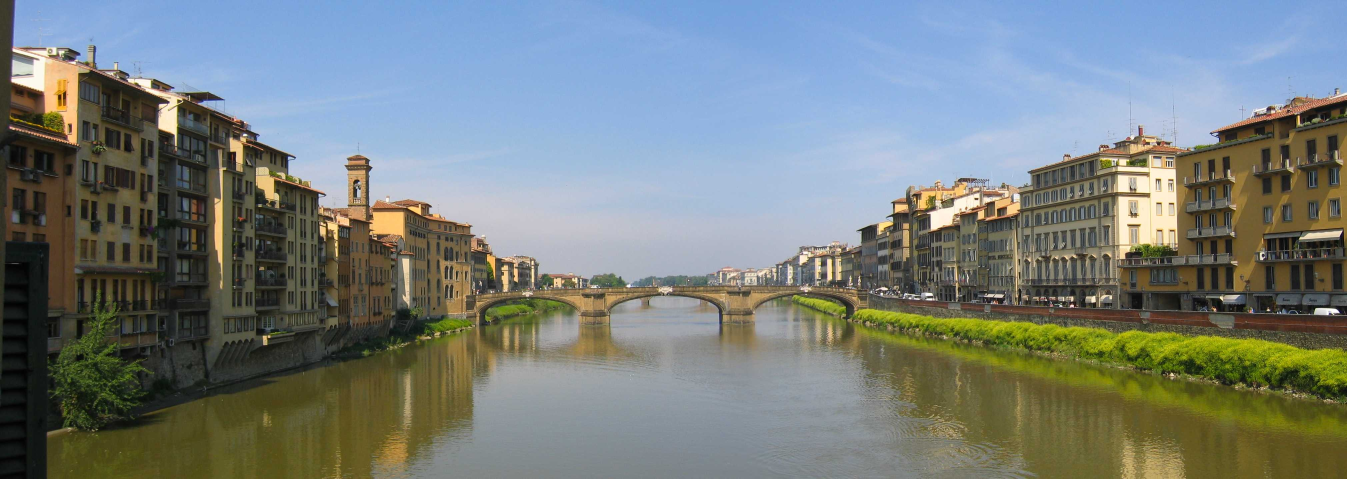
#> input picture Image/ponte-a-santa-trinita.jpg, 4040 x 1436 px (shown at 1/3 size)
$ python 1.py ponte-a-santa-trinita.jpg stitch_left.jpg
#> lines starting #> are read from the running program, lines starting #| are printed output that depends on the picture
#> in main, img1 is the input picture: shape (1436, 4040, 3); mean B, G, R 125.7, 127.6, 119.6
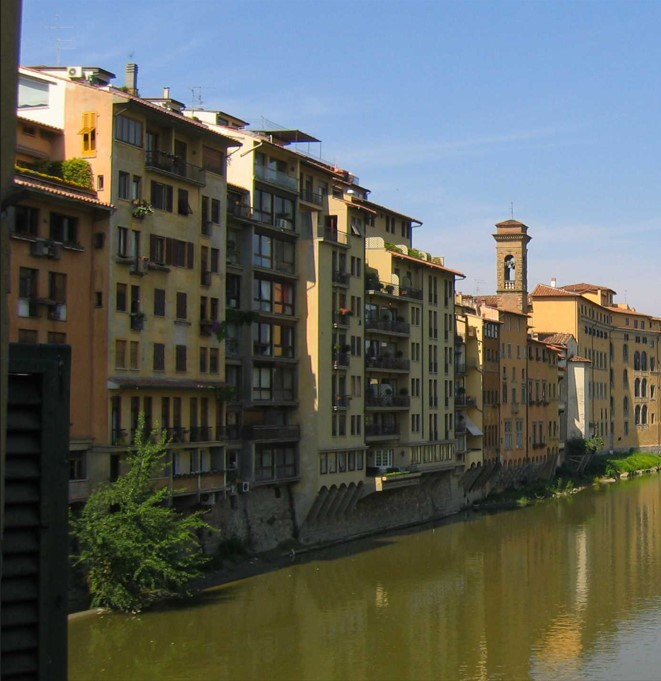
#> input picture Image/stitch_left.jpg, 661 x 681 px
#> in main, img2 is the input picture: shape (681, 661, 3); mean B, G, R 92.7, 98.4, 93.7
print("Hi!")
import cv2
import numpy as np
import sys

class Image_Stitching():
    def __init__(self) :
        self.ratio=0.85
        self.min_match=10
        self.sift=cv2.xfeatures2d.SIFT_create()
        self.smoothing_window_size=800

    def registration(self,img1,img2):
        kp1, des1 = self.sift.detectAndCompute(img1, None)
#> kp1 = 22491 keypoints; strongest (x, y, size): (2629, 877, 2.1), (3805, 930, 4.8), (3216, 918, 6.6), (3928, 942, 2.5)
        kp2, des2 = self.sift.detectAndCompute(img2, None)
#> kp2 = 1991 keypoints; strongest (x, y, size): (240, 170, 21.5), (350, 191, 2.9), (536, 339, 2.2), (384, 478, 2.5)
        matcher = cv2.BFMatcher()
        raw_matches = matcher.knnMatch(des1, des2, k=2)
#> raw_matches = 22491 matches
        good_points = []
        good_matches=[]
        for m1, m2 in raw_matches:
            if m1.distance < self.ratio * m2.distance:
                good_points.append((m1.trainIdx, m1.queryIdx))
                good_matches.append([m1])
#> after the loop, good_matches = 2825 matches; good_points = 2825 pairs, first value 0 to 1990, second value 0 to 22488
        img3 = cv2.drawMatchesKnn(img1, kp1, img2, kp2, good_matches, None, flags=2)
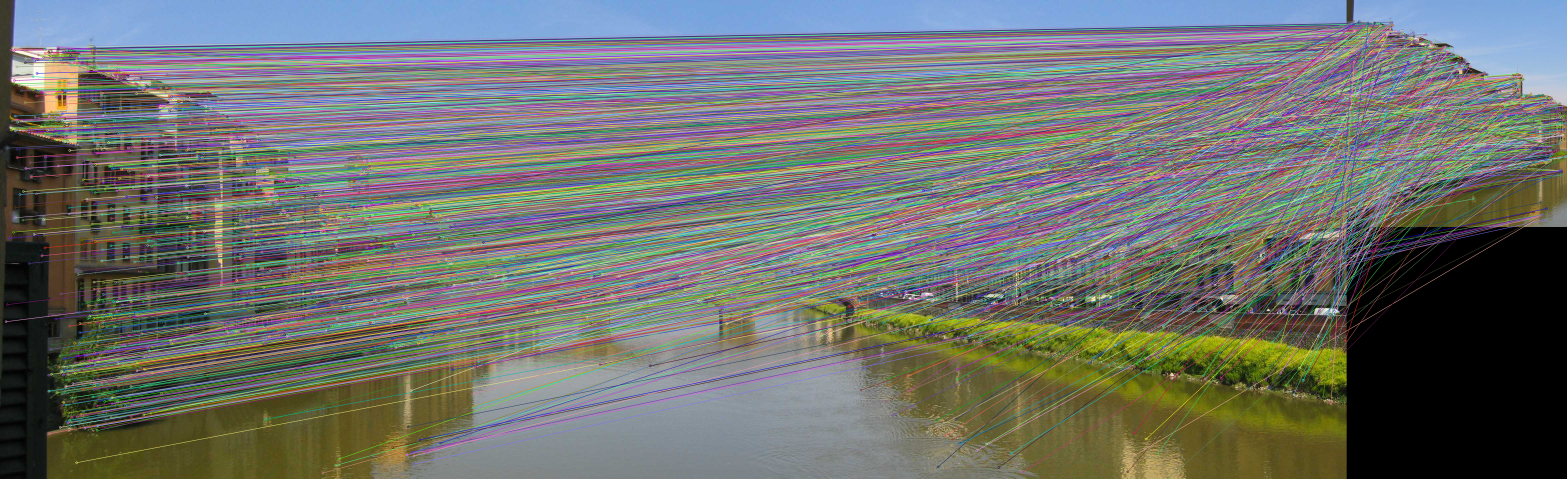
#> img3: shape (1436, 4701, 3) (shown at 1/3 size); mean B, G, R 108.8, 113, 110.6
        cv2.imwrite('matching.jpg', img3)
        if len(good_points) > self.min_match:
            image1_kp = np.float32(
                [kp1[i].pt for (_, i) in good_points])
#> image1_kp = 2825 pairs, first value 17.66 to 4036.6, second value 141.9 to 1433.1
            image2_kp = np.float32(
                [kp2[i].pt for (i, _) in good_points])
#> image2_kp = 2825 pairs, first value 9.34 to 657.5, second value 63.75 to 660
            H, status = cv2.findHomography(image2_kp, image1_kp, cv2.RANSAC,5.0)
#> H = [[2.11, -6.87e-05, -1.79], [-2.55e-05, 2.11, 2.4], [1.38e-08, -1.06e-07, 1]]; status = 2825 values, max 1 at index 0, min 0 at index 8, mean 0.506
        return H

    def create_mask(self,img1,img2,version):
        height_img1 = img1.shape[0]
        width_img1 = img1.shape[1]
        width_img2 = img2.shape[1]
        height_panorama = height_img1
        width_panorama = width_img1 +width_img2
        offset = int(self.smoothing_window_size / 2)
        barrier = img1.shape[1] - int(self.smoothing_window_size / 2)
        mask = np.zeros((height_panorama, width_panorama))
        if version== 'left_image':
            mask[:, barrier - offset:barrier + offset ] = np.tile(np.linspace(1, 0, 2 * offset ).T, (height_panorama, 1))
            mask[:, :barrier - offset] = 1
        else:
            mask[:, barrier - offset :barrier + offset ] = np.tile(np.linspace(0, 1, 2 * offset ).T, (height_panorama, 1))
            mask[:, barrier + offset:] = 1
        return cv2.merge([mask, mask, mask])

    def blending(self,img1,img2):
        H = self.registration(img1,img2)
        height_img1 = img1.shape[0]
#> height_img1 = 1436
        width_img1 = img1.shape[1]
#> width_img1 = 4040
        width_img2 = img2.shape[1]
#> width_img2 = 661
        height_panorama = height_img1
#> height_panorama = 1436
        width_panorama = width_img1 +width_img2
#> width_panorama = 4701

        panorama1 = np.zeros((height_panorama, width_panorama, 3))
        mask1 = self.create_mask(img1,img2,version='left_image')
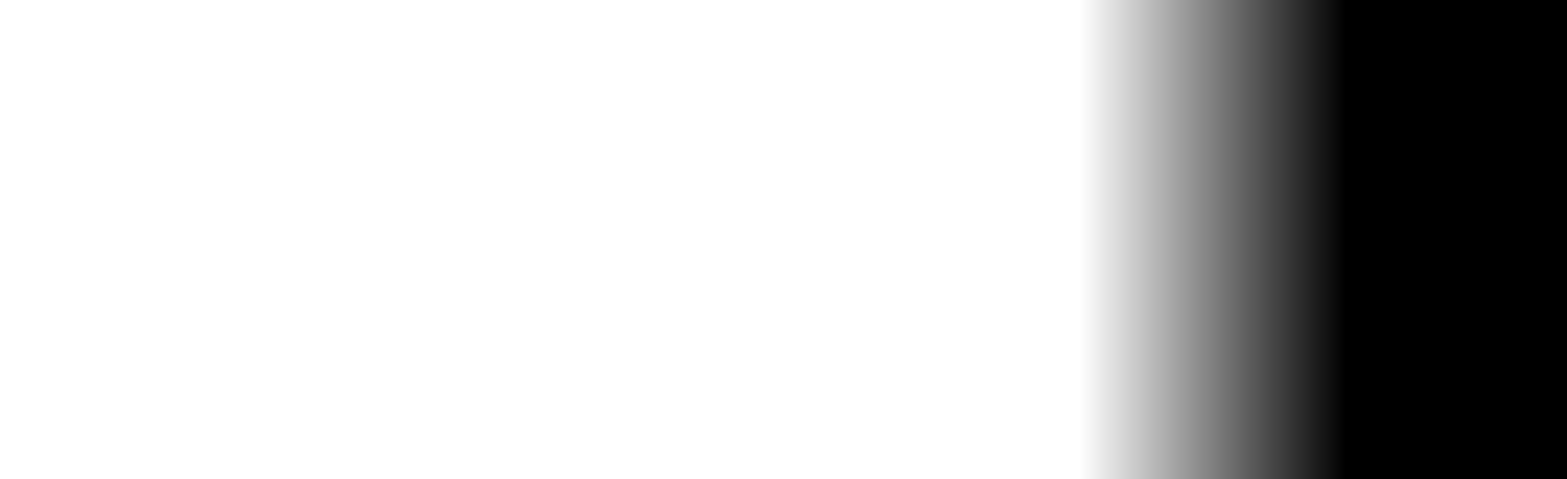
#> mask1: shape (1436, 4701, 3) float64 (shown at 1/3 size); min 0, max 1, mean 0.774
        panorama1[0:img1.shape[0], 0:img1.shape[1], :] = img1
        panorama1 *= mask1
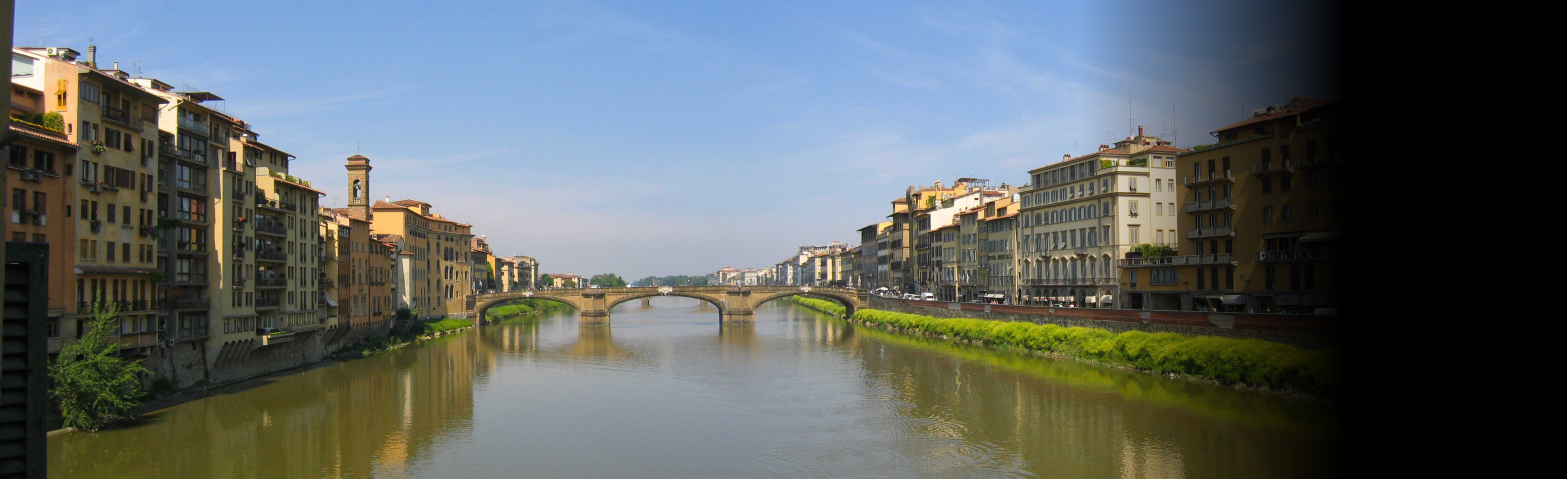
#> panorama1: shape (1436, 4701, 3) float64 (shown at 1/3 size); mean B, G, R 100.5, 100.3, 93.5
        mask2 = self.create_mask(img1,img2,version='right_image')
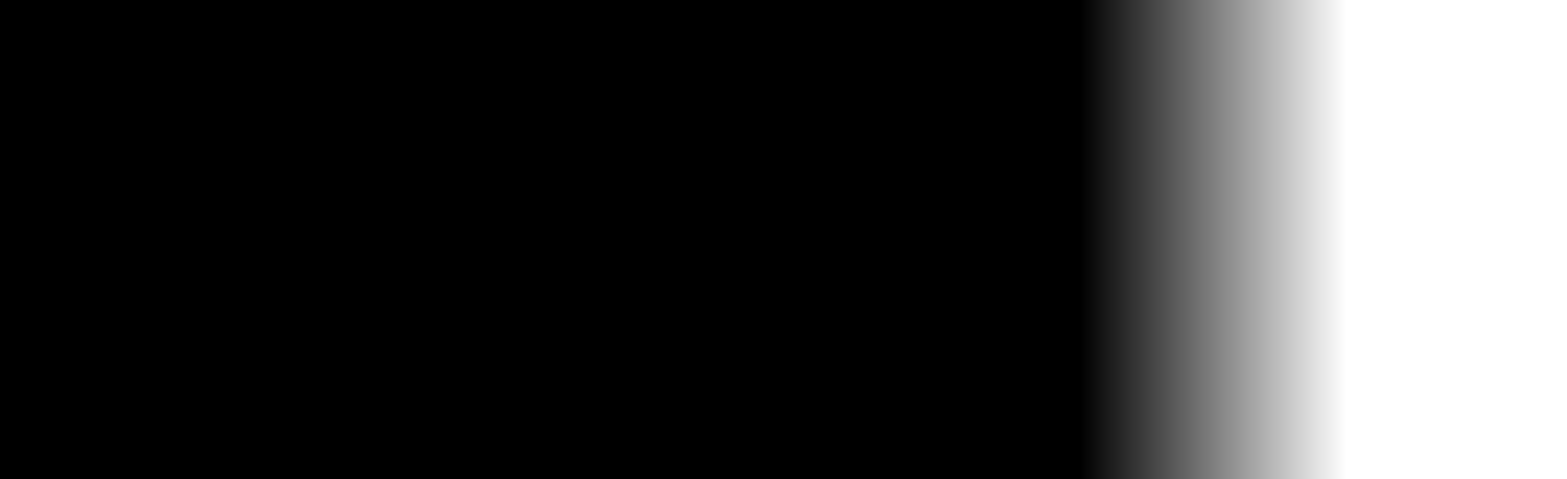
#> mask2: shape (1436, 4701, 3) float64 (shown at 1/3 size); min 0, max 1, mean 0.226
        panorama2 = cv2.warpPerspective(img2, H, (width_panorama, height_panorama))*mask2
#> panorama2: shape (1436, 4701, 3) float64; every value is 0
        result=panorama1+panorama2

        rows, cols = np.where(result[:, :, 0] != 0)
        min_row, max_row = min(rows), max(rows) + 1
#> min_row = 0; max_row = 1436
        min_col, max_col = min(cols), max(cols) + 1
#> min_col = 0; max_col = 4039
        final_result = result[min_row:max_row, min_col:max_col, :]
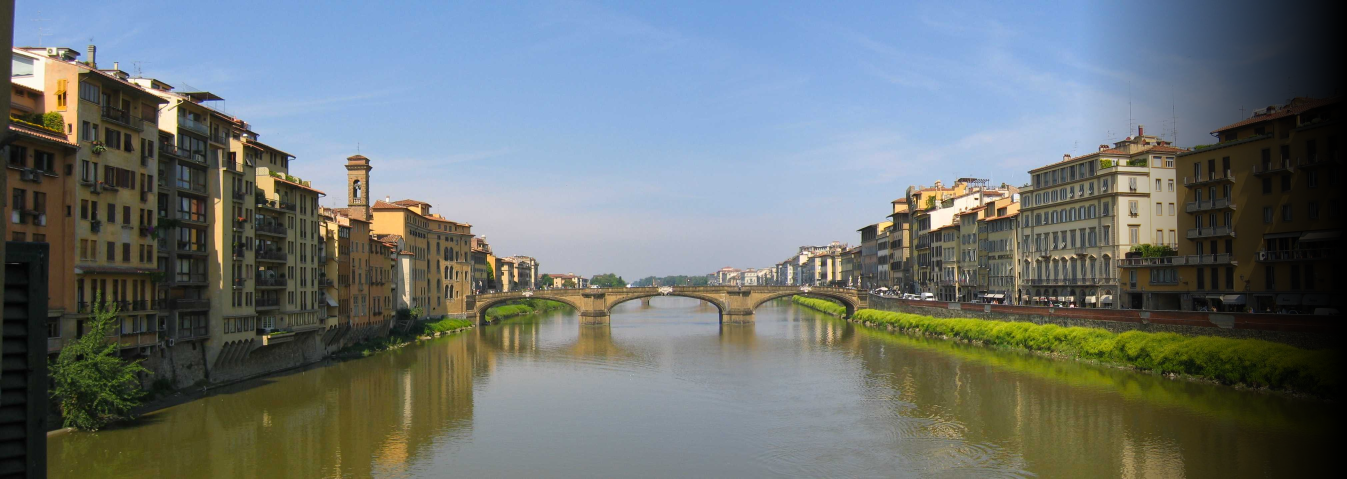
#> final_result: shape (1436, 4039, 3) float64 (shown at 1/3 size); mean B, G, R 116.9, 116.7, 108.9
        return final_result
def main(argv1,argv2):
    img1 = cv2.imread(argv1)
    img2 = cv2.imread(argv2)
    final=Image_Stitching().blending(img1,img2)
    cv2.imwrite('panorama.jpg', final)
if __name__ == '__main__':
    try:
        main(sys.argv[1],sys.argv[2])
    except IndexError:
        print ("Please input two source images: ")
        print ("For example: python Image_Stitching.py '/Users/linrl3/Desktop/picture/p1.jpg' '/Users/linrl3/Desktop/picture/p2.jpg'")
